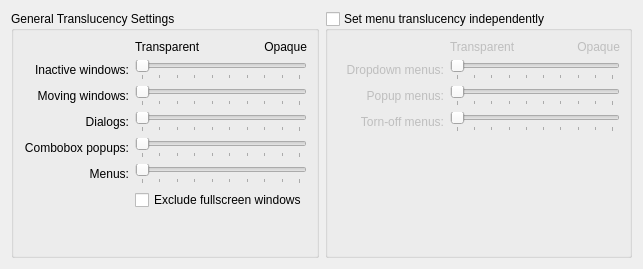
<?xml version="1.0" encoding="UTF-8"?>
<ui version="4.0">
 <class>KWin::TranslucencyEffectConfigForm</class>
 <widget class="QWidget" name="KWin::TranslucencyEffectConfigForm">
  <property name="geometry">
   <rect>
    <x>0</x>
    <y>0</y>
    <width>643</width>
    <height>269</height>
   </rect>
  </property>
  <property name="windowTitle">
   <string>Translucency</string>
  </property>
  <layout class="QHBoxLayout" name="horizontalLayout">
   <item>
    <widget class="QGroupBox" name="m_opacityGroupBox">
     <property name="title">
      <string>General Translucency Settings</string>
     </property>
     <layout class="QGridLayout" name="gridLayout">
      <item row="5" column="1" colspan="2">
       <widget class="QSlider" name="kcfg_Menus">
        <property name="minimum">
         <number>10</number>
        </property>
        <property name="maximum">
         <number>100</number>
        </property>
        <property name="orientation">
         <enum>Qt::Horizontal</enum>
        </property>
        <property name="tickPosition">
         <enum>QSlider::TicksBelow</enum>
        </property>
        <property name="tickInterval">
         <number>10</number>
        </property>
       </widget>
      </item>
      <item row="7" column="0" colspan="2">
       <spacer name="verticalSpacer_2">
        <property name="orientation">
         <enum>Qt::Vertical</enum>
        </property>
        <property name="sizeHint" stdset="0">
         <size>
          <width>20</width>
          <height>0</height>
         </size>
        </property>
       </spacer>
      </item>
      <item row="4" column="0">
       <widget class="QLabel" name="comboboxpopup_label">
        <property name="sizePolicy">
         <sizepolicy hsizetype="MinimumExpanding" vsizetype="Preferred">
          <horstretch>0</horstretch>
          <verstretch>0</verstretch>
         </sizepolicy>
        </property>
        <property name="text">
         <string>Combobox popups:</string>
        </property>
        <property name="alignment">
         <set>Qt::AlignRight|Qt::AlignTrailing|Qt::AlignVCenter</set>
        </property>
        <property name="buddy">
         <cstring>kcfg_ComboboxPopups</cstring>
        </property>
       </widget>
      </item>
      <item row="4" column="1" colspan="2">
       <widget class="QSlider" name="kcfg_ComboboxPopups">
        <property name="minimum">
         <number>10</number>
        </property>
        <property name="maximum">
         <number>100</number>
        </property>
        <property name="orientation">
         <enum>Qt::Horizontal</enum>
        </property>
        <property name="tickPosition">
         <enum>QSlider::TicksBelow</enum>
        </property>
        <property name="tickInterval">
         <number>10</number>
        </property>
       </widget>
      </item>
      <item row="2" column="1" colspan="2">
       <widget class="QSlider" name="kcfg_MoveResize">
        <property name="minimum">
         <number>10</number>
        </property>
        <property name="maximum">
         <number>100</number>
        </property>
        <property name="orientation">
         <enum>Qt::Horizontal</enum>
        </property>
        <property name="tickPosition">
         <enum>QSlider::TicksBelow</enum>
        </property>
        <property name="tickInterval">
         <number>10</number>
        </property>
       </widget>
      </item>
      <item row="0" column="2">
       <widget class="QLabel" name="label_3">
        <property name="sizePolicy">
         <sizepolicy hsizetype="Fixed" vsizetype="Preferred">
          <horstretch>0</horstretch>
          <verstretch>0</verstretch>
         </sizepolicy>
        </property>
        <property name="text">
         <string>Opaque</string>
        </property>
        <property name="alignment">
         <set>Qt::AlignRight|Qt::AlignTrailing|Qt::AlignVCenter</set>
        </property>
       </widget>
      </item>
      <item row="3" column="0">
       <widget class="QLabel" name="dialogs_label">
        <property name="sizePolicy">
         <sizepolicy hsizetype="MinimumExpanding" vsizetype="Preferred">
          <horstretch>0</horstretch>
          <verstretch>0</verstretch>
         </sizepolicy>
        </property>
        <property name="text">
         <string>Dialogs:</string>
        </property>
        <property name="alignment">
         <set>Qt::AlignRight|Qt::AlignTrailing|Qt::AlignVCenter</set>
        </property>
        <property name="buddy">
         <cstring>kcfg_Dialogs</cstring>
        </property>
       </widget>
      </item>
      <item row="0" column="1">
       <widget class="QLabel" name="label_2">
        <property name="sizePolicy">
         <sizepolicy hsizetype="Preferred" vsizetype="Preferred">
          <horstretch>0</horstretch>
          <verstretch>0</verstretch>
         </sizepolicy>
        </property>
        <property name="text">
         <string>Transparent</string>
        </property>
       </widget>
      </item>
      <item row="3" column="1" colspan="2">
       <widget class="QSlider" name="kcfg_Dialogs">
        <property name="minimum">
         <number>10</number>
        </property>
        <property name="maximum">
         <number>100</number>
        </property>
        <property name="orientation">
         <enum>Qt::Horizontal</enum>
        </property>
        <property name="tickPosition">
         <enum>QSlider::TicksBelow</enum>
        </property>
        <property name="tickInterval">
         <number>10</number>
        </property>
       </widget>
      </item>
      <item row="5" column="0">
       <widget class="QLabel" name="menus_label">
        <property name="sizePolicy">
         <sizepolicy hsizetype="MinimumExpanding" vsizetype="Preferred">
          <horstretch>0</horstretch>
          <verstretch>0</verstretch>
         </sizepolicy>
        </property>
        <property name="text">
         <string>Menus:</string>
        </property>
        <property name="alignment">
         <set>Qt::AlignRight|Qt::AlignTrailing|Qt::AlignVCenter</set>
        </property>
        <property name="buddy">
         <cstring>kcfg_Menus</cstring>
        </property>
       </widget>
      </item>
      <item row="6" column="1" colspan="2">
        <widget class="QCheckBox" name="kcfg_ExcludeFullScreen">
          <property name="text">
            <string>Exclude fullscreen windows</string>
          </property>
          <property name="checked">
            <bool>false</bool>
          </property>
        </widget>
      </item>
      <item row="2" column="0">
       <widget class="QLabel" name="moveresize_label">
        <property name="sizePolicy">
         <sizepolicy hsizetype="MinimumExpanding" vsizetype="Preferred">
          <horstretch>0</horstretch>
          <verstretch>0</verstretch>
         </sizepolicy>
        </property>
        <property name="text">
         <string>Moving windows:</string>
        </property>
        <property name="alignment">
         <set>Qt::AlignRight|Qt::AlignTrailing|Qt::AlignVCenter</set>
        </property>
        <property name="buddy">
         <cstring>kcfg_MoveResize</cstring>
        </property>
       </widget>
      </item>
      <item row="1" column="0">
       <widget class="QLabel" name="inactive_label">
        <property name="sizePolicy">
         <sizepolicy hsizetype="MinimumExpanding" vsizetype="Preferred">
          <horstretch>0</horstretch>
          <verstretch>0</verstretch>
         </sizepolicy>
        </property>
        <property name="text">
         <string>Inactive windows:</string>
        </property>
        <property name="alignment">
         <set>Qt::AlignRight|Qt::AlignTrailing|Qt::AlignVCenter</set>
        </property>
        <property name="buddy">
         <cstring>kcfg_Inactive</cstring>
        </property>
       </widget>
      </item>
      <item row="1" column="1" colspan="2">
       <widget class="QSlider" name="kcfg_Inactive">
        <property name="minimumSize">
         <size>
          <width>170</width>
          <height>0</height>
         </size>
        </property>
        <property name="minimum">
         <number>10</number>
        </property>
        <property name="maximum">
         <number>100</number>
        </property>
        <property name="orientation">
         <enum>Qt::Horizontal</enum>
        </property>
        <property name="tickPosition">
         <enum>QSlider::TicksBelow</enum>
        </property>
        <property name="tickInterval">
         <number>10</number>
        </property>
       </widget>
      </item>
     </layout>
    </widget>
   </item>
   <item>
    <widget class="QGroupBox" name="kcfg_IndividualMenuConfig">
     <property name="title">
      <string>Set menu translucency independently</string>
     </property>
     <property name="checkable">
      <bool>true</bool>
     </property>
     <property name="checked">
      <bool>false</bool>
     </property>
     <layout class="QGridLayout" name="gridLayout_2">
      <item row="1" column="0">
       <widget class="QLabel" name="dropdownmenus_label">
        <property name="sizePolicy">
         <sizepolicy hsizetype="MinimumExpanding" vsizetype="Preferred">
          <horstretch>0</horstretch>
          <verstretch>0</verstretch>
         </sizepolicy>
        </property>
        <property name="text">
         <string>Dropdown menus:</string>
        </property>
        <property name="alignment">
         <set>Qt::AlignRight|Qt::AlignTrailing|Qt::AlignVCenter</set>
        </property>
        <property name="buddy">
         <cstring>kcfg_DropdownMenus</cstring>
        </property>
       </widget>
      </item>
      <item row="1" column="1" colspan="2">
       <widget class="QSlider" name="kcfg_DropdownMenus">
        <property name="minimumSize">
         <size>
          <width>170</width>
          <height>0</height>
         </size>
        </property>
        <property name="minimum">
         <number>10</number>
        </property>
        <property name="maximum">
         <number>100</number>
        </property>
        <property name="orientation">
         <enum>Qt::Horizontal</enum>
        </property>
        <property name="tickPosition">
         <enum>QSlider::TicksBelow</enum>
        </property>
        <property name="tickInterval">
         <number>10</number>
        </property>
       </widget>
      </item>
      <item row="2" column="0">
       <widget class="QLabel" name="popupmenus_label">
        <property name="sizePolicy">
         <sizepolicy hsizetype="MinimumExpanding" vsizetype="Preferred">
          <horstretch>0</horstretch>
          <verstretch>0</verstretch>
         </sizepolicy>
        </property>
        <property name="text">
         <string>Popup menus:</string>
        </property>
        <property name="alignment">
         <set>Qt::AlignRight|Qt::AlignTrailing|Qt::AlignVCenter</set>
        </property>
        <property name="buddy">
         <cstring>kcfg_PopupMenus</cstring>
        </property>
       </widget>
      </item>
      <item row="2" column="1" colspan="2">
       <widget class="QSlider" name="kcfg_PopupMenus">
        <property name="minimum">
         <number>10</number>
        </property>
        <property name="maximum">
         <number>100</number>
        </property>
        <property name="orientation">
         <enum>Qt::Horizontal</enum>
        </property>
        <property name="tickPosition">
         <enum>QSlider::TicksBelow</enum>
        </property>
        <property name="tickInterval">
         <number>10</number>
        </property>
       </widget>
      </item>
      <item row="3" column="0">
       <widget class="QLabel" name="tornoffmenus_label">
        <property name="sizePolicy">
         <sizepolicy hsizetype="MinimumExpanding" vsizetype="Preferred">
          <horstretch>0</horstretch>
          <verstretch>0</verstretch>
         </sizepolicy>
        </property>
        <property name="text">
         <string>Torn-off menus:</string>
        </property>
        <property name="alignment">
         <set>Qt::AlignRight|Qt::AlignTrailing|Qt::AlignVCenter</set>
        </property>
        <property name="buddy">
         <cstring>kcfg_TornOffMenus</cstring>
        </property>
       </widget>
      </item>
      <item row="3" column="1" colspan="2">
       <widget class="QSlider" name="kcfg_TornOffMenus">
        <property name="minimum">
         <number>10</number>
        </property>
        <property name="maximum">
         <number>100</number>
        </property>
        <property name="orientation">
         <enum>Qt::Horizontal</enum>
        </property>
        <property name="tickPosition">
         <enum>QSlider::TicksBelow</enum>
        </property>
        <property name="tickInterval">
         <number>10</number>
        </property>
       </widget>
      </item>
      <item row="4" column="0" colspan="3">
       <spacer name="verticalSpacer">
        <property name="orientation">
         <enum>Qt::Vertical</enum>
        </property>
        <property name="sizeHint" stdset="0">
         <size>
          <width>20</width>
          <height>0</height>
         </size>
        </property>
       </spacer>
      </item>
      <item row="0" column="1">
       <widget class="QLabel" name="label_6">
        <property name="sizePolicy">
         <sizepolicy hsizetype="Preferred" vsizetype="Preferred">
          <horstretch>0</horstretch>
          <verstretch>0</verstretch>
         </sizepolicy>
        </property>
        <property name="text">
         <string>Transparent</string>
        </property>
       </widget>
      </item>
      <item row="0" column="2">
       <widget class="QLabel" name="label_7">
        <property name="sizePolicy">
         <sizepolicy hsizetype="Fixed" vsizetype="Preferred">
          <horstretch>0</horstretch>
          <verstretch>0</verstretch>
         </sizepolicy>
        </property>
        <property name="text">
         <string>Opaque</string>
        </property>
        <property name="alignment">
         <set>Qt::AlignRight|Qt::AlignTrailing|Qt::AlignVCenter</set>
        </property>
       </widget>
      </item>
     </layout>
    </widget>
   </item>
  </layout>
 </widget>
 <tabstops>
  <tabstop>kcfg_Inactive</tabstop>
  <tabstop>kcfg_MoveResize</tabstop>
  <tabstop>kcfg_Dialogs</tabstop>
  <tabstop>kcfg_ComboboxPopups</tabstop>
  <tabstop>kcfg_Menus</tabstop>
  <tabstop>kcfg_ExcludeFullScreen</tabstop>
  <tabstop>kcfg_IndividualMenuConfig</tabstop>
  <tabstop>kcfg_DropdownMenus</tabstop>
  <tabstop>kcfg_PopupMenus</tabstop>
  <tabstop>kcfg_TornOffMenus</tabstop>
 </tabstops>
 <resources/>
 <connections>
  <connection>
   <sender>kcfg_IndividualMenuConfig</sender>
   <signal>toggled(bool)</signal>
   <receiver>kcfg_Menus</receiver>
   <slot>setDisabled(bool)</slot>
   <hints>
    <hint type="sourcelabel">
     <x>109</x>
     <y>316</y>
    </hint>
    <hint type="destinationlabel">
     <x>212</x>
     <y>220</y>
    </hint>
   </hints>
  </connection>
 </connections>
</ui>
